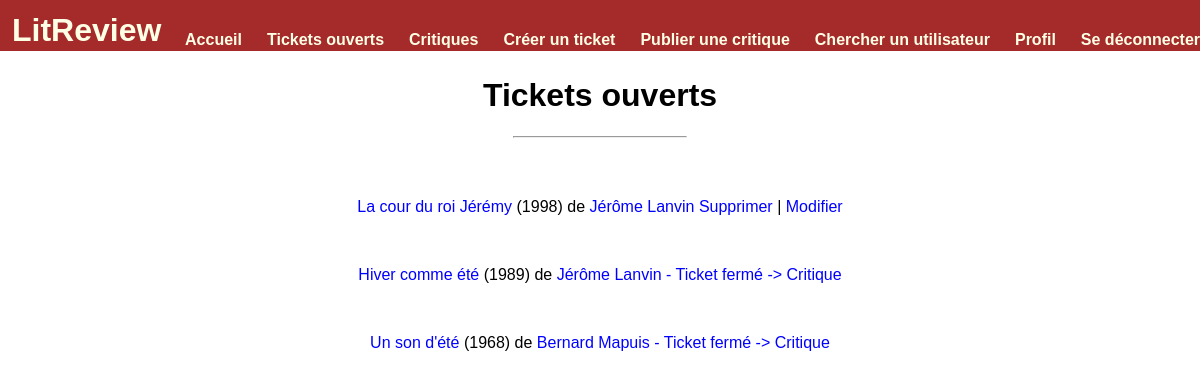
The app's page /profile/tickets/ (signed in) with its own data.
### blog/models.py (models this page shows, shortened)
class Ticket(models.Model):
    content_reference = models.CharField(verbose_name='Titre de la référence', max_length=80)
    content_author = models.CharField(verbose_name='Nom de l\'auteur', max_length=80)
    content_picture = models.ImageField(verbose_name='Image', upload_to='ticket', blank=True, null=True)
    publication_year = models.IntegerField(verbose_name='Date de publication',
                                           validators=[MinValueValidator(-400),
                                                       MaxValueValidator(datetime.date.today().year+1)],
                                           blank=True, null=True)
    user = models.ForeignKey(settings.AUTH_USER_MODEL, on_delete=models.CASCADE, blank=True, null=True)
    user_comment = models.TextField(verbose_name='Commentaire', max_length=300)
    status = models.BooleanField(default=True)
    time_created = models.DateTimeField(auto_now_add=True, blank=True, null=True)
    class Meta:
        ordering = ['-time_created']

class Review(models.Model):
    RATING_CHOICE = [(1, "1"), (2, "2"), (3, "3"), (4, "4"), (5, "5")]
    ticket = models.ForeignKey(to=Ticket, on_delete=models.CASCADE, blank=True, null=True)
    rating = models.PositiveSmallIntegerField(verbose_name='Notes', choices=RATING_CHOICE)
    headline = models.CharField(verbose_name="Titre", max_length=128)
    body = models.TextField(verbose_name="Critique", max_length=8192, blank=True)
    user = models.ForeignKey(to=settings.AUTH_USER_MODEL, on_delete=models.CASCADE)
    time_created = models.DateTimeField(auto_now_add=True)
    content_reference = models.CharField(verbose_name='Titre de la référence', max_length=80, blank=True, null=True)
    content_author = models.CharField(verbose_name='Nom de l\'auteur', max_length=80, blank=True, null=True)
    content_picture = models.ImageField(verbose_name='Image', upload_to='ticket', blank=True, null=True)
    publication_year = models.IntegerField(verbose_name='Date de publication',
                                           validators=[MinValueValidator(-400),
                                                       MaxValueValidator(datetime.date.today().year+1)],
                                           blank=True, null=True)
    class Meta:
        ordering = ['-time_created']

### blog/views.py (the view)
# urls.py: path('profile/tickets/', views.profile_tickets, name='profile-tickets'),
@login_required
def profile_tickets(request):
    guest_tickets = Ticket.objects.filter(user=request.user)
    reviews = [review for review in Review.objects.all() if review.ticket is not False]
    context = {
        'item_list': guest_tickets,
        'review_list': reviews,
        'heading_one': 'Tickets ouverts',
        'empty_message': 'Je n\'ai pas encore ouvert de ticket',
        'page_ref': 'ticket-page',
        'delete_item': 'delete-ticket',
        'modify_item': 'modify-ticket',
    }
    return render(request, 'user/profile_list.html', context=context)

### blog/templatetags/blog_extras.py (called while the page is built)
@register.filter
def model_type(value):
    return type(value).__name__

@register.simple_tag(takes_context=True)
def add_paranthesis(context, content):
    if content:
        return f'({content})'
    else:
        return ''

### blog/templates/user/profile_list.html (shortened to what this page needs)
{% extends 'base.html' %}
{% load blog_extras %}
{% block content %}
<h1> {{ heading_one }} </h1>
<hr><br><br>
<div class="content-items">
{% if item_list %}
    {% for item in item_list %}
            <p>
                {% if item.status == False and item|model_type == "Ticket" %}
                    <a> {{item.content_reference }}</a>
                {% else %}
                    <a href="{% url page_ref item.id %}" >{{ item.content_reference }}</a>
                {% endif %}
                {% add_paranthesis item.publication_year %}
                de <a href="{% url 'author-page' item.content_author %}">{{ item.content_author }}</a>
                {% if item.status != True and item|model_type == 'Ticket' %}
                    <a> - Ticket fermé -> </a>
                    {% for review in review_list %}
                        {% if review.ticket.id == item.id %}
                            <a href="{% url 'show-review' review.id %}"> Critique </a>
                        {% endif %}
                    {% endfor %}
                {% else %}
                        <a href="{% url delete_item item.id %}" > Supprimer </a> |
                        <a href="{% url modify_item item.id %}" > Modifier </a>
                {% endif %}
            </p>
            <br>
    {% endfor %}
{% else %}
    <i> {{ empty_message }} </i>
{% endif %}
</div>
{% endblock %}

### static/apps.css (style rules this page uses)
html { font-family: Arial; -ms-overflow-style: none; scrollbar-width: none; }
a, a:visited { text-decoration: none; color: blue; }
hr { width: 15%; }

### records on screen
Ticket: content_reference "La cour du roi Jérémy", publication_year "(1998)", content_author "Jérôme Lanvin", status "Supprimer"
Ticket: content_reference "Hiver comme été", publication_year "(1989)", content_author "Jérôme Lanvin", status "- Ticket fermé ->"
Review: shows "Critique"
Ticket: content_reference "Un son d'été", publication_year "(1968)", content_author "Bernard Mapuis", status "- Ticket fermé ->"
Review: shows "Critique"

### other values on screen
{{ heading_one }} "Tickets ouverts"
